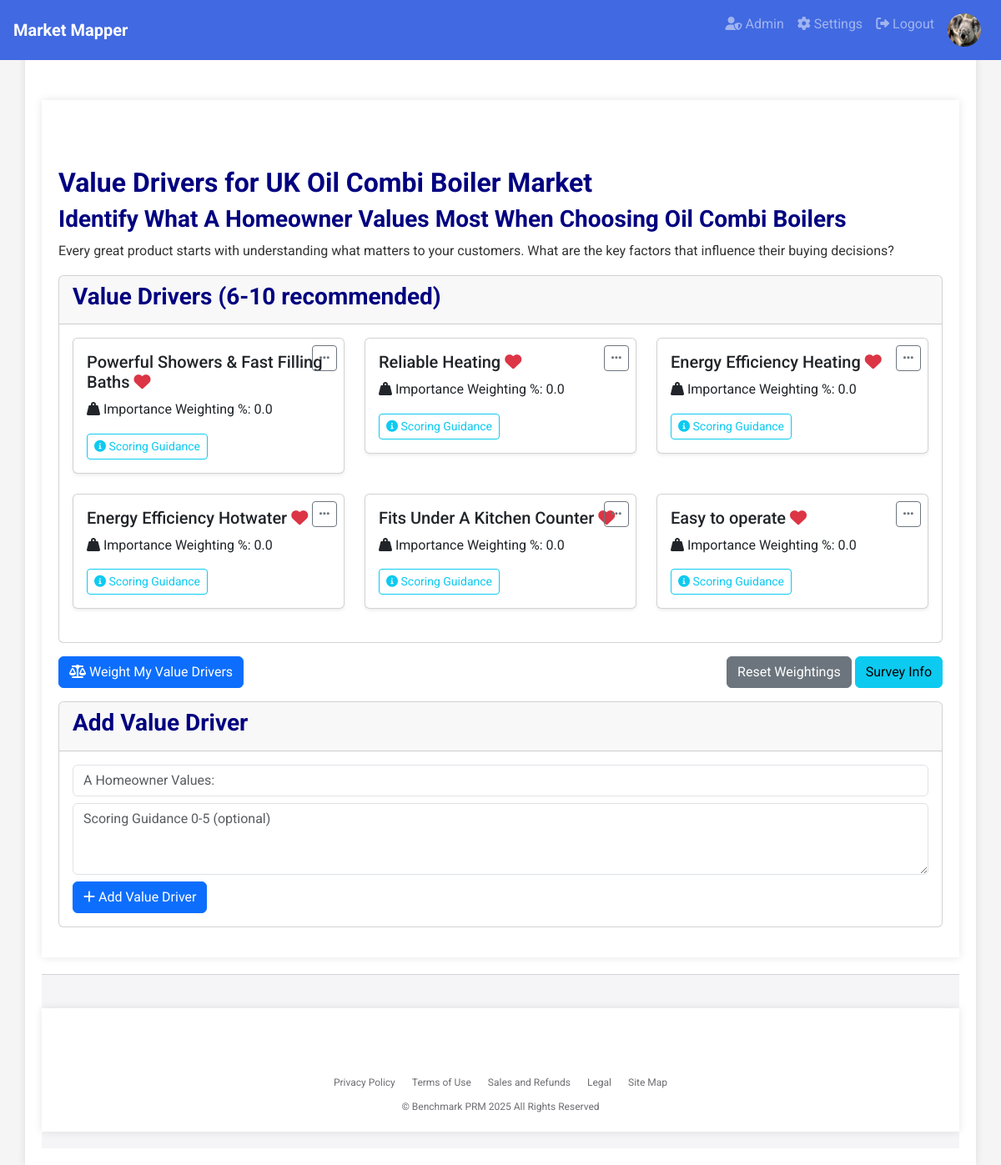
Page /manage/1/value_drivers (signed in) on the committed database.
### app.py (models this page shows, shortened)
class User(db.Model, UserMixin):
    id = db.Column(db.Integer, primary_key=True)
    username = db.Column(db.String(20), unique=True, nullable=False)
    email = db.Column(db.String(120), unique=True, nullable=False)  # Added email field
    password_hash = db.Column(db.String(128), nullable=False)
    profile_image = db.Column(db.String(255), nullable=True)  # Add profile_image field
    role = db.Column(db.String(50), nullable=False)  # Add role field

class Project(db.Model):
    id = db.Column(db.Integer, primary_key=True)
    name = db.Column(db.String(100), nullable=False)
    category = db.Column(db.String(100), nullable=False)  # Add category field
    target_customer = db.Column(db.String(100), nullable=False)  # Add target_customer field
    country = db.Column(db.String(100), nullable=False)  # Add country field
    user_id = db.Column(db.Integer, db.ForeignKey('user.id'), nullable=False)
    has_market_map = db.Column(db.Boolean, default=False)  # EXACTLY like this
    shared_users = db.relationship('User', secondary='project_user', backref='shared_projects')
    value_drivers = db.relationship('ValueDriver', cascade='all, delete-orphan', backref='project')
    products = db.relationship('Product', cascade='all, delete-orphan', backref='project')
    comments = db.relationship('Comment', cascade='all, delete-orphan', backref='project')
    comparison_results = db.relationship('ComparisonResult', cascade='all, delete-orphan', backref='project')

class ValueDriver(db.Model):
    id = db.Column(db.Integer, primary_key=True)
    value_driver = db.Column(db.String(100), nullable=False)
    measured_by = db.Column(db.String(100))
    weighting = db.Column(db.Float, default=0.0)  # Changed to Float for more precision
    project_id = db.Column(db.Integer, db.ForeignKey('project.id'), nullable=False)
    ratings = db.relationship('Rating', cascade='all, delete-orphan', backref='value_driver')

### app.py (the view, shortened to what this page needs)
@app.route('/manage/<int:project_id>/value_drivers', methods=['GET', 'POST'])
@login_required
def value_drivers(project_id):
    project = Project.query.get_or_404(project_id)
    if project.user_id != current_user.id and current_user not in project.shared_users:
        flash('You are not authorized to manage this project.', 'danger')
        return redirect(url_for('dashboard'))
    value_drivers = ValueDriver.query.filter_by(project_id=project_id).all()
    comparisons = {}  # Initialize comparisons as an empty dictionary
    comparison_results = ComparisonResult.query.filter_by(project_id=project_id).all()
    value_drivers_dict = {vd.id: vd.value_driver for vd in value_drivers}
    return render_template('value_drivers.html', project=project, value_drivers=value_drivers, comparisons=comparisons, comparison_results=comparison_results, value_drivers_dict=value_drivers_dict)

### app.py (called while the page is built)
@login_manager.user_loader
def load_user(user_id):
    return User.query.get(int(user_id))

### templates/value_drivers.html (shortened to what this page needs)
{% extends 'base.html' %}
{% block content %}
<div class="container">
    <h1>Value Drivers for {{ project.name }}</h1>
    <h2>Identify What A {{ project.target_customer }} Values Most When Choosing {{ project.category}}  </h2>
    <p>Every great product starts with understanding what matters to your customers. What are the key factors that influence their buying decisions?</p>
    <div class="card mb-3">
        <div class="card-header">
            <h2>Value Drivers (6-10 recommended)</h2>
        </div>
        <div class="card-body">
            {% if value_drivers %}
                <div class="row">
                    {% for vd in value_drivers|sort(attribute='weighting', reverse=True) %}
                    <div class="col-md-4">
                        <div class="card mb-4 shadow-sm">
                            <div class="card-body position-relative">
                                <div class="dropdown position-absolute top-0 end-0 m-2">
                                    <button class="btn btn-sm btn-outline-secondary" type="button" id="dropdownMenuButton{{ vd.id }}" data-bs-toggle="dropdown" aria-haspopup="true" aria-expanded="false">
                                        <i class="fas fa-ellipsis-h"></i>
                                    </button>
                                </div>
                                <h5 class="card-title">{{ vd.value_driver }} <i class="fas fa-heart text-danger"></i></h5>
                                <p class="card-text">
                                    <i class="fas fa-weight-hanging"></i> Importance Weighting %: {{ vd.weighting|round(1) }}
                                </p></p>
                                <button type="button" class="btn btn-sm btn-outline-info" data-bs-toggle="modal" data-bs-target="#scoringModal{{ vd.id }}">
                                    <i class="fas fa-info-circle"></i> Scoring Guidance
                                </button>
                            </div>
                        </div>
                    </div>
                    {% endfor %}
                </div>
            {% else %}
                <p>No value drivers yet.</p>
            {% endif %}
        </div>
    </div>
    {% set all_weighted = value_drivers|length >= 2 and value_drivers|map(attribute='weighting')|sum > 0 %}
    {% if value_drivers|length >= 2 %}
        <div class="d-flex flex-column flex-md-row justify-content-between mb-3">
            {% if not all_weighted %}
                <form method="post">
                    <a href="{{ url_for('pairwise_comparison', project_id=project.id) }}" class="btn btn-primary mb-2 mb-md-0"><i class="fas fa-balance-scale"></i> Weight My Value Drivers</a>
                </form>
            {% endif %}
            <div>
                <form method="POST" style="display: inline;">
                    <button type="submit" name="reset_weightings" class="btn btn-secondary" onclick="return confirm('Are you sure you want to reset the weightings? This will delete all weighting history for this project which cannot be recovered.')">Reset Weightings</button>
                </form>
                {% if current_user.role != 'standard' %}
                <a href="{{ url_for('survey', project_id=project.id) }}" class="btn btn-info">Survey Info</a>
                {% endif %}
            </div>
        </div>
    {% endif %}
    <div class="card mb-3">
        <div class="card-header">
            <h2>Add Value Driver</h2>
        </div>
        <div class="card-body">
            <form method="POST">
                <input type="text" name="value_driver" placeholder="A {{ project.target_customer }} Values:" required class="form-control mb-2">
                <textarea name="measured_by" placeholder="Scoring Guidance 0-5 (optional)" class="form-control mb-2" rows="3"></textarea>
                <button type="submit" name="add_value_driver" class="btn btn-primary"><i class="fas fa-plus"></i> Add Value Driver</button>
            </form>
        </div>
    </div>
{% endblock %}

### templates/base.html (shortened to what this page needs)
<!DOCTYPE html>
<html lang="en">
<head>
    <link rel="stylesheet" href="https://stackpath.bootstrapcdn.com/bootstrap/4.5.2/css/bootstrap.min.css">
    <link rel="stylesheet" href="https://cdnjs.cloudflare.com/ajax/libs/font-awesome/6.0.0/css/all.min.css">
    <link href="https://cdn.jsdelivr.net/npm/bootstrap@5.3.2/dist/css/bootstrap.min.css" rel="stylesheet">
</head>
<body>
    <nav class="navbar navbar-expand-lg navbar-dark justify-content-between">
        <a class="navbar-brand" href="/">
            <span>Market Mapper</span>
        </a>
        <div class="collapse navbar-collapse" id="navbarNav">
            <ul class="navbar-nav ml-auto">
                {% if current_user.is_authenticated %}
                    {% if current_user.role == 'admin' %}
                        <li class="nav-item">
                            <a class="nav-link" href="{{ url_for('admin.index') }}" title="Admin">
                                <i class="fas fa-user-shield"></i> Admin
                            </a>
                        </li>
                    {% endif %}
                    <li class="nav-item">
                        <a class="nav-link" href="{{ url_for('settings') }}" title="Settings">
                            <i class="fas fa-cog"></i> Settings
                        </a>
                    </li>
                    <li class="nav-item">
                        <a class="nav-link" href="{{ url_for('logout') }}" title="Logout">
                            <i class="fas fa-sign-out-alt"></i> Logout
                        </a>
                    </li>
                    <li class="nav-item">
                        <div class="nav-link">
                            <div class="profile-image-container">
                                {% if current_user.profile_image %}
                                    <img src="{{ url_for('static', filename='uploads/' + current_user.profile_image) }}" alt="Profile Image" class="profile-image">
                                {% else %}
                                    <img src="{{ url_for('static', filename='uploads/default_profile.png') }}" alt="Profile Image" class="profile-image">
                                {% endif %}
                            </div>
                        </div>
                    </li>
                {% endif %}
            </ul>
        </div>
    </nav>
    <div class="container">
        {% block content %}{% endblock %}
    </div>
    <footer class="footer">
        <div class="container">
            <ul class="footer-links">
                <li><a href="#">Privacy Policy</a></li>
                <li><a href="#">Terms of Use</a></li>
                <li><a href="#">Sales and Refunds</a></li>
                <li><a href="#">Legal</a></li>
                <li><a href="#">Site Map</a></li>
            </ul>
            <div class="footer-copyright">
                &copy; Benchmark PRM 2025 All Rights Reserved
            </div>
        </div>
    </footer>
</body>
</html>

### templates/base.html (style rules this page uses)
body { font-family: 'Roboto', sans-serif; background-color: #F5F5F5; color: #333333; line-height: 1.6; margin: 0; }
h1, h2, h3 { color: #000080; font-weight: 700; }
h1 { font-size: 32px; }
h2 { font-size: 28px; }
a { color: #4169E1; }
.navbar { background-color: #4169E1; padding: 0.5rem 1rem; position: fixed; width: 100%; top: 0; z-index: 100; }
.navbar-brand { display: flex; align-items: center; }
.navbar-brand span { font-weight: bold; font-size: 1.25rem; }
.container { background-color: #FFFFFF; padding: 20px; margin-top: 20px; box-shadow: 0 0 10px rgba(0,0,0,0.1); padding-top: 80px; }
.footer { background-color: #f5f5f7; color: #6e6e73; padding: 20px 0; font-size: 12px; border-top: 1px solid #d2d2d7; width: 100%; margin-top: 20px; }
.footer-links { list-style: none; padding: 0; margin: 0; display: flex; justify-content: center; }
.footer-links li { margin: 0 10px; }
.footer-links a { color: #6e6e73; text-decoration: none; }
.footer-copyright { margin-top: 10px; text-align: center; }
.profile-image-container { position: relative; display: inline-block; }
.profile-image { width: 40px; height: 40px; border-radius: 50%; }

### rows in the picture
User: profile_image (picture)
Project: name "UK Oil Combi Boiler Market", target_customer "Homeowner", category "Oil Combi Boilers", value_driver "A Homeowner Values:"
ValueDriver: value_driver "Powerful Showers & Fast Filling Baths", weighting "0.0"
ValueDriver: value_driver "Reliable Heating", weighting "0.0"
ValueDriver: value_driver "Energy Efficiency Heating", weighting "0.0"
ValueDriver: value_driver "Energy Efficiency Hotwater", weighting "0.0"
ValueDriver: value_driver "Fits Under A Kitchen Counter", weighting "0.0"
ValueDriver: value_driver "Easy to operate", weighting "0.0"
